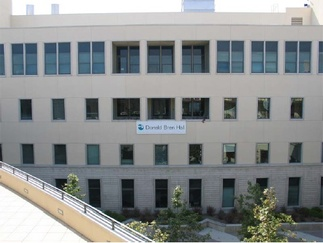
%> input picture Harris_1.jpg, 323 x 243 px, shrunk from 492 x 370 before the run
$ octave --eval "main;"   (GNU Octave 9; MATLAB toolbox functions it lacks are replaced by stand-ins)
%> lines starting %> are read from the running program, lines starting %| are printed output that depends on the picture
% By Isaac Chen in 2019, with the inspiration from Prof. Hongdong Li, ANU


function main()
%read 4 images and each image is processed by the built-in corner function
%and my corner function. the output of the functions is the coordinates of
%the corners.
im1 = imread('Harris_1.jpg');
%> im1 is the input picture: size 243x323x3 uint8; mean R, G, B 137.5, 141, 141.3
im1 = rgb2gray(im1);
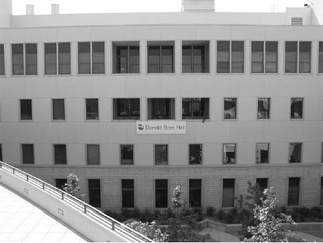
%> im1: size 243x323 uint8; min 10, max 255, mean 140
cs1_my = mycorner(im1);
cs1_bt = corner(im1);

im2 = imread('Harris_1.pgm');
cs2_my = mycorner(im2);
% [109 lines not run here, left out]
function corners = mycorner(im)
im = im2double(im);
[h, w] = size(im);
%> h = 243; w = 323
corners = zeros(h,w); %initialisation for the final result
response = zeros(h,w); %initialisation of the matrix for response
sigma = 2;
thresh = 0.005;
k = 0.05;
filter_size = 3; % Parameters, add more if needed

% Derivative masks
dx = [-1 0 1;-1 0 1; -1 0 1];
dy = dx'; % dx is the transpose matrix of dy
% compute x and y derivatives of image
Ix = conv2(im,dx,'same');
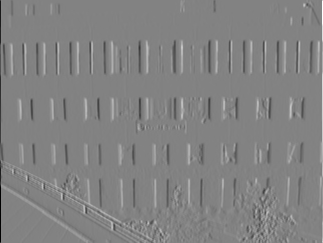
%> Ix: size 243x323 double; min -3, max 2.86, mean 0.00167; drawn with min black and max white
Iy = conv2(im,dy,'same');
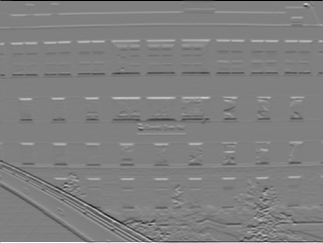
%> Iy: size 243x323 double; min -3, max 2.98, mean 0.0012; drawn with min black and max white

g = fspecial('gaussian',max(1,fix(3*sigma)*2+1),sigma); %compute g in order to later compute Ix2, Iy2 and Ixy
Ix2 = conv2(Ix.^2,g,'same'); % x and x
Iy2 = conv2(Iy.^2,g,'same'); % y and y
Ixy = conv2(Ix.*Iy,g,'same'); % x and y
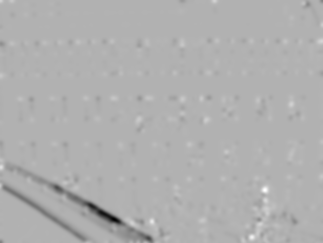
%> Ixy: size 243x323 double; min -0.56, max 0.243, mean -0.00517; drawn with min black and max white

for i = 1:h
    for j = 1:w
        structure_tensor = [Ix2(i,j) Ixy(i,j);Ixy(i,j) Iy2(i,j)]; % calculate M based on Ix2, Iy2 and Ixy
        response(i,j) = det(structure_tensor) - k*(trace(structure_tensor)^2); % calculate corner response
    end
end
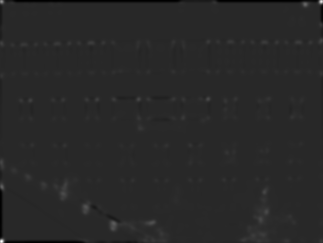
%> response: size 243x323 double; min -0.161, max 0.846, mean 0.000402; drawn with min black and max white

localmaxs = ordfilt2(response,filter_size^2,ones(filter_size)); %apply non-maxium suppression
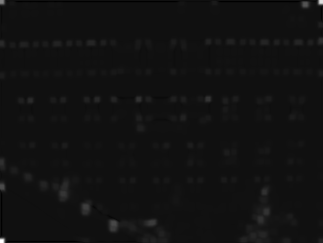
%> localmaxs: size 243x323 double; min -0.0599, max 0.846, mean 0.00482; drawn with min black and max white
for i = 2:h-1
    for j = 2:w-1
        if response(i,j) > thresh && response(i,j) ==localmaxs(i,j) %only local maxium and the one greater than thresh can be selected
            corners(i,j) = 1; %mark the select points as 1s
        end
    end
end
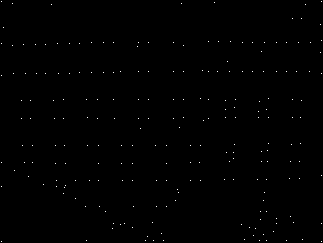
%> corners: size 243x323 double; values 0 (black) and 1 (white), 0.28% white in thin lines or dots
[cs,rs] = find(corners == 1); %only output the coordinates of the corners
%> cs = 220 values from 2 to 242; rs = 220 values from 2 to 322
corners = [cs,rs];
%> corners = 220 rows, first 12: [2 2; 44 2; 76 2; 163 2; 187 2; 242 2; 28 4; 4 13; 46 13; 74 14; 171 15; 101 22]
end
%> in main, `cs1_my = mycorner(im1);`: cs1_my has the same summary as corners in mycorner
%> in main, `cs1_bt = corner(im1);`: cs1_bt = 200 rows, first 12: [306 5; 64 190; 127 226; 153 241; 66 186; 162 235; 114 230; 267 213; 151 224; 265 193; 261 220; 142 223]
%> (the run ends here)
